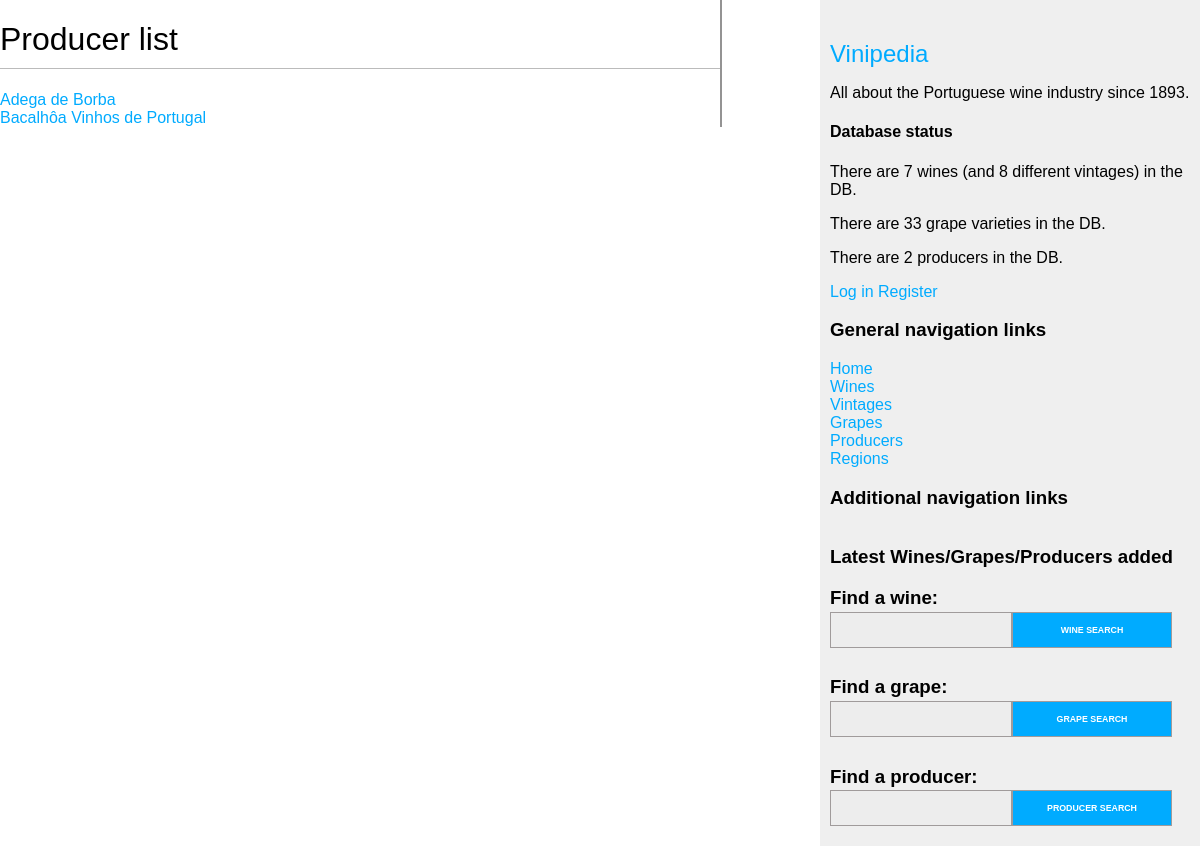
/producers/, run on an earlier commit of the app's database.
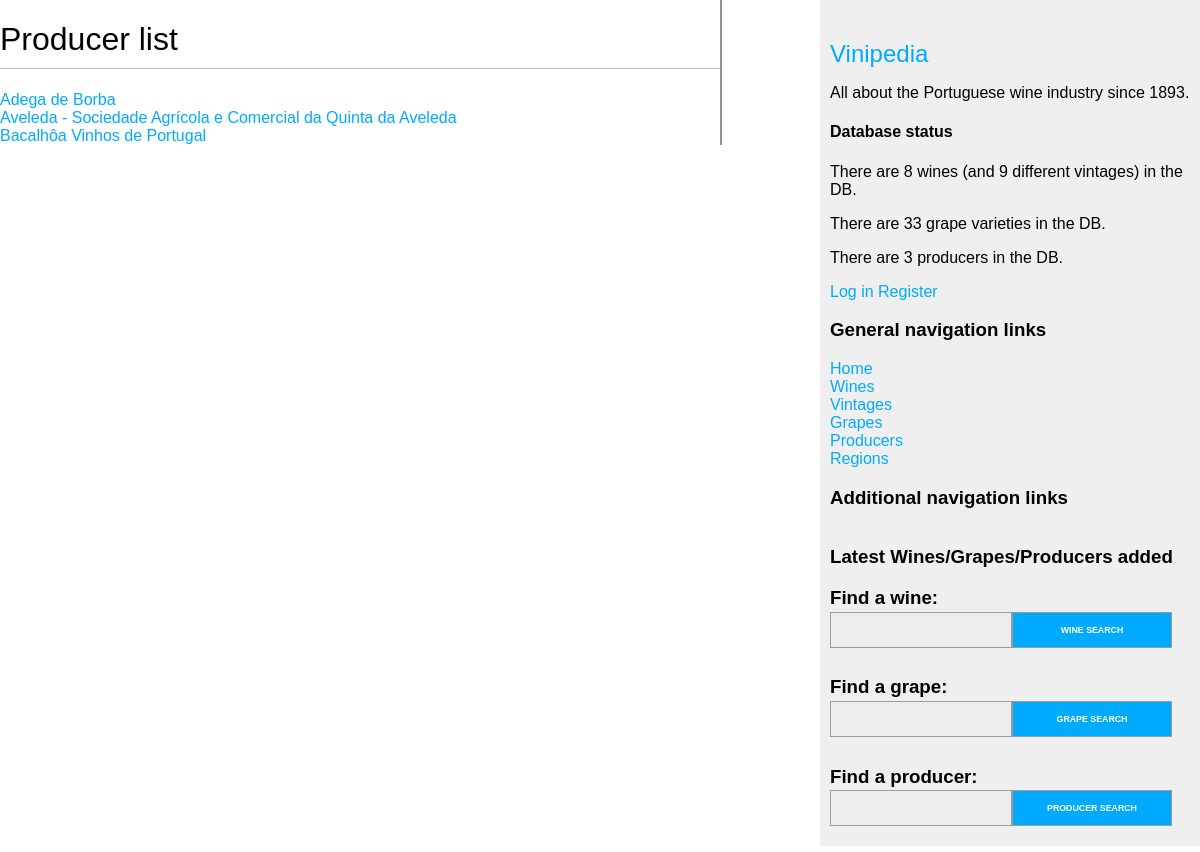
And on a later commit of the database.
### wines/models.py (models this page shows, shortened)
class Producer(models.Model):
    name = models.CharField(max_length=100, unique=True)
    origin = models.ForeignKey(Region,
                               on_delete=models.CASCADE,
                               related_name='local_producers')
    presence = models.ManyToManyField(Region,
                                      through='ProducerRegion',
                                      through_fields=('producer', 'region'))
    description = models.TextField(blank=True)
    class Meta:
        ordering = ('name',)
    def get_absolute_url(self):
        return reverse('wines:producer_detail',
                       args=[self.id])

### wines/views.py (the view)
# urls.py: path('producers/', views.producer_list, name='producer_list'),
def producer_list(request):
    object_list = Producer.objects.all()
    paginator = Paginator(object_list, 10)
    producers = paginator_helper(request, paginator)
    return render(request,
                  'wines/producer/list.html',
                  {'producers': producers})

### wines/forms.py
class SearchForm(forms.Form):
    query = forms.CharField(max_length=100, label='')

### wines/templatetags/wine_tags.py (called while the page is built)
@register.simple_tag
def total_wines_registered():
    return Wine.objects.count()

@register.simple_tag
def total_vintages_registered():
    return Vintage.objects.count()

@register.simple_tag
def total_grapes_registered():
    return Grape.objects.count()

@register.simple_tag
def total_producers_registered():
    return Producer.objects.count()

@register.inclusion_tag('wines/wine/search_bar.html')
def show_wines_search_form():
    search_form = SearchForm()
    return {"search_form": search_form}

@register.inclusion_tag('wines/grape/search_bar.html')
def show_grapes_search_form():
    search_form = SearchForm()
    return {"search_form": search_form}

@register.inclusion_tag('wines/producer/search_bar.html')
def show_producers_search_form():
    search_form = SearchForm()
    return {"search_form": search_form}

### wines/utils.py (called while the page is built)
def paginator_helper(request, paginator):
    page = request.GET.get('page')
    try:
        objects = paginator.page(page)
    except PageNotAnInteger:
        objects = paginator.page(1)
    except EmptyPage:
        objects = paginator.page(paginator.num_pages)
    return objects

### wines/templates/wines/producer/list.html (shortened to what this page needs)
{% extends "wines/base.html" %}
{% block content %}
<h1>Producer list</h1>
{% for producer in producers %}
<div>
  <a href="{{ producer.get_absolute_url }}">
    {{ producer.name }}
  </a>
</div>
{% empty %}
<p>
  There are no producers in the DB yet.
</p>
{% endfor %}
{% endblock %}

What changed in the data, as far as the page shows it:
added Producer: name "Aveleda - Sociedade Agrícola e Comercial da Quinta da Aveleda"
Also different on the page:
text no longer shown: "7 2"
text now shown: "9 3"
